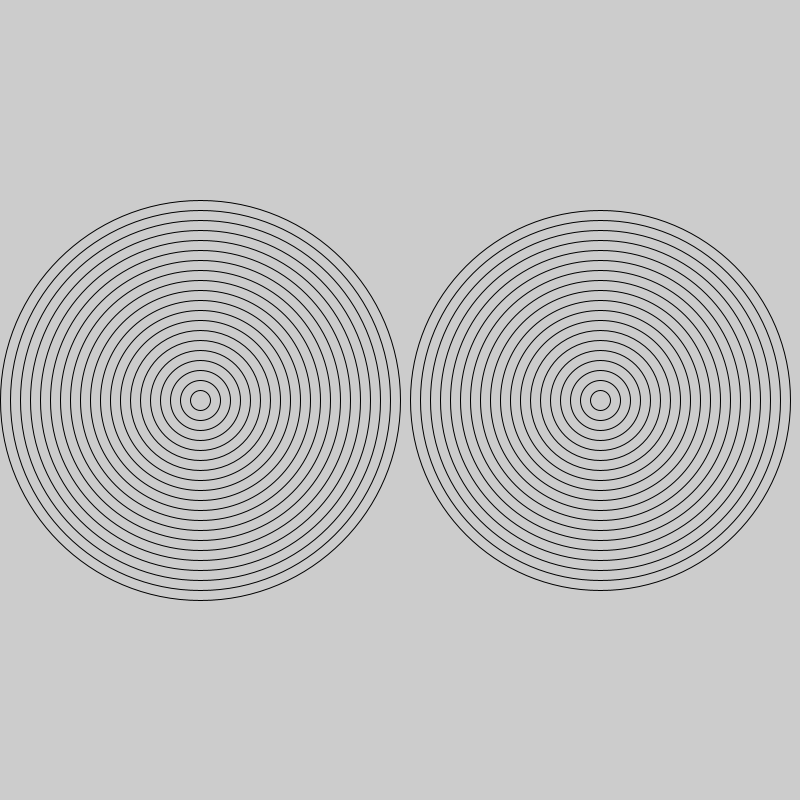
Frame 1 (no input)
Frame 60 (the mouse pressed at the canvas centre just before this capture): identical to frame 1, image omitted
Frame 120 (the mouse held since frame 60 and released just before this capture): identical to frame 1, image omitted

The Processing sketch that drew this single still picture (run headless with seeded random() and noise(); from frame 60 on, the mouse is pressed at the canvas centre):

// Processing sketch: amazing_rings
// ── amazing_rings.pde
int x = 400;
int y = 400;
int leftx = 200;
int rightx = 600;
void setup() {
  
  size(800,800);
  
  noFill();
  for(int i = 0; i < 20; i++) {
    ellipse(leftx,400,x,y);
    x-=20;
    y-=20;
  }
  
  for(int i = 0; i < 20; i++) {
    ellipse(rightx,400,x,y);
    x-=20;
    y-=20;
  }
  
}

void draw() {
  
  // Go to the recipe to run the demonstration before starting this program
  
  /*
  Use the code from your Bullseye program to draw the rings shown in this recipe.
  You can use the noFill() command to make your ellipses transparent.
  Make the rings move past each other.
  When the rings hit the side of the sketch, make them reverse their direction.
  */
  
}
